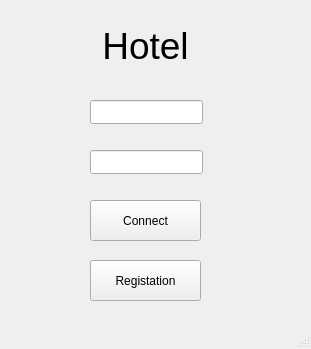
<?xml version="1.0" encoding="UTF-8"?>
<ui version="4.0">
 <class>Authorization</class>
 <widget class="QMainWindow" name="Authorization">
  <property name="geometry">
   <rect>
    <x>0</x>
    <y>0</y>
    <width>311</width>
    <height>349</height>
   </rect>
  </property>
  <property name="windowTitle">
   <string>Authorization</string>
  </property>
  <widget class="QWidget" name="centralwidget">
   <widget class="QLabel" name="title">
    <property name="geometry">
     <rect>
      <x>90</x>
      <y>10</y>
      <width>111</width>
      <height>71</height>
     </rect>
    </property>
    <property name="font">
     <font>
      <pointsize>28</pointsize>
     </font>
    </property>
    <property name="text">
     <string>Hotel</string>
    </property>
    <property name="alignment">
     <set>Qt::AlignCenter</set>
    </property>
   </widget>
   <widget class="QLineEdit" name="login">
    <property name="geometry">
     <rect>
      <x>90</x>
      <y>100</y>
      <width>113</width>
      <height>24</height>
     </rect>
    </property>
   </widget>
   <widget class="QLineEdit" name="password">
    <property name="geometry">
     <rect>
      <x>90</x>
      <y>150</y>
      <width>113</width>
      <height>24</height>
     </rect>
    </property>
   </widget>
   <widget class="QPushButton" name="button_auth">
    <property name="geometry">
     <rect>
      <x>90</x>
      <y>200</y>
      <width>111</width>
      <height>41</height>
     </rect>
    </property>
    <property name="text">
     <string>Connect</string>
    </property>
   </widget>
   <widget class="QPushButton" name="button_registr">
    <property name="geometry">
     <rect>
      <x>90</x>
      <y>260</y>
      <width>111</width>
      <height>41</height>
     </rect>
    </property>
    <property name="text">
     <string>Registation</string>
    </property>
   </widget>
  </widget>
  <widget class="QMenuBar" name="menubar">
   <property name="geometry">
    <rect>
     <x>0</x>
     <y>0</y>
     <width>311</width>
     <height>21</height>
    </rect>
   </property>
  </widget>
  <widget class="QStatusBar" name="statusbar"/>
 </widget>
 <resources/>
 <connections/>
</ui>
